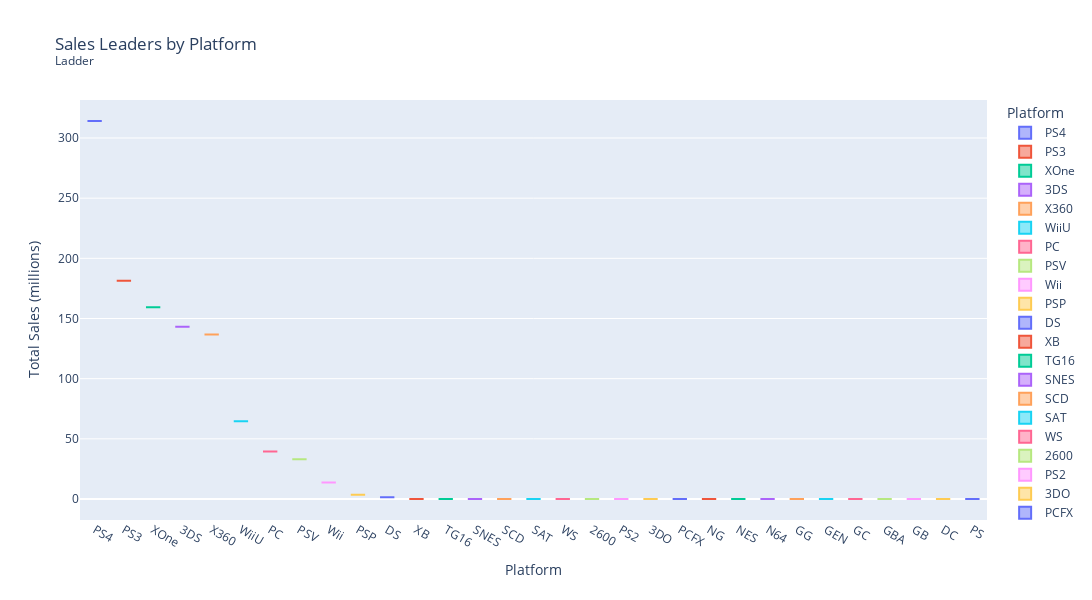
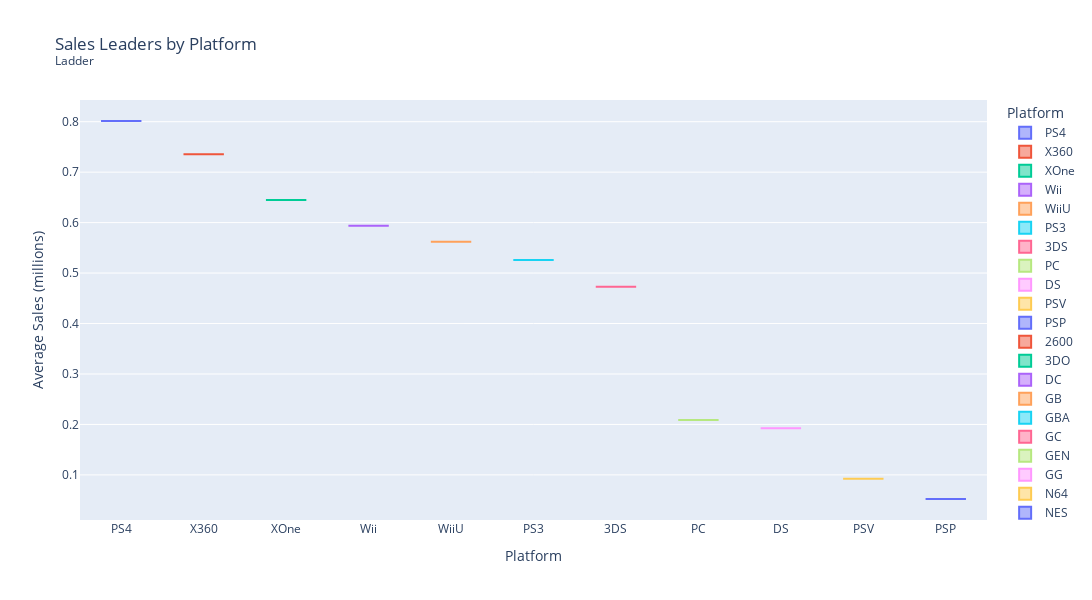

The code cell stored with these charts, in order, in its notebook:
### Code cell
# Leveraging filtered DF to find platforms that lead in sales

px_df = px.data.tips()

# Sales lead by total (sum)
print('Sales Leader by Total:')
filtered_df_grouping = filtered_df.groupby('platform')['total_sales_M'].sum()
new_df = filtered_df_grouping.sort_values(ascending=False).reset_index()
display(new_df)

total_box = px.box(new_df, x='platform', y='total_sales_M', color='platform',
             title='Sales Leaders by Platform<br><sup>Ladder</sup>', labels={'platform':'Platform', 'total_sales_M':'Total Sales (millions)'}, width=1100, height=600)
total_box.show()

# Sales lead by average (mean)
print('Sales Leader by Average:')
avg_filter_df = filtered_df.groupby('platform')['total_sales_M'].mean()
avg_df = avg_filter_df.sort_values(ascending=False).reset_index()
display(avg_df)

avg_box = px.box(avg_df, x='platform', y='total_sales_M', color='platform',
             title='Sales Leaders by Platform<br><sup>Ladder</sup>', labels={'platform':'Platform', 'total_sales_M':'Average Sales (millions)'}, width=1100, height=600)
avg_box.show()

filtered_platform_cols = ['na_sales','eu_sales','jp_sales','other_sales','total_sales_M']
filtered_df_sales = filtered_df.groupby('platform')[filtered_platform_cols].sum()
#display(filtered_df_sales)

# Closer look at the platforms with future sales potential
print('Platforms with future sales potential:')
platforms_with_potential = ['PS4', 'XOne']
potential_query = new_df.query("platform in @platforms_with_potential")
display(potential_query)

### Figure 1 — Plotly figure (JSON) as saved in the notebook; plotly's stock layout.template omitted (floating-point values rounded to 4 significant figures)
{"data": [{"alignmentgroup": "True", "hovertemplate": "Platform=%{x}<br>Total Sales (millions)=%{y}<extra></extra>", "legendgroup": "PS4", "marker": {"color": "#636efa"}, "name": "PS4", "notched": false, "offsetgroup": "PS4", "orientation": "v", "showlegend": true, "type": "box", "x": ["PS4"], "x0": " ", "xaxis": "x", "y": [314.1], "y0": " ", "yaxis": "y"}, {"alignmentgroup": "True", "hovertemplate": "Platform=%{x}<br>Total Sales (millions)=%{y}<extra></extra>", "legendgroup": "PS3", "marker": {"color": "#EF553B"}, "name": "PS3", "notched": false, "offsetgroup": "PS3", "orientation": "v", "showlegend": true, "type": "box", "x": ["PS3"], "x0": " ", "xaxis": "x", "y": [181.4], "y0": " ", "yaxis": "y"}, {"alignmentgroup": "True", "hovertemplate": "Platform=%{x}<br>Total Sales (millions)=%{y}<extra></extra>", "legendgroup": "XOne", "marker": {"color": "#00cc96"}, "name": "XOne", "notched": false, "offsetgroup": "XOne", "orientation": "v", "showlegend": true, "type": "box", "x": ["XOne"], "x0": " ", "xaxis": "x", "y": [159.3], "y0": " ", "yaxis": "y"}, {"alignmentgroup": "True", "hovertemplate": "Platform=%{x}<br>Total Sales (millions)=%{y}<extra></extra>", "legendgroup": "3DS", "marker": {"color": "#ab63fa"}, "name": "3DS", "notched": false, "offsetgroup": "3DS", "orientation": "v", "showlegend": true, "type": "box", "x": ["3DS"], "x0": " ", "xaxis": "x", "y": [143.2], "y0": " ", "yaxis": "y"}, {"alignmentgroup": "True", "hovertemplate": "Platform=%{x}<br>Total Sales (millions)=%{y}<extra></extra>", "legendgroup": "X360", "marker": {"color": "#FFA15A"}, "name": "X360", "notched": false, "offsetgroup": "X360", "orientation": "v", "showlegend": true, "type": "box", "x": ["X360"], "x0": " ", "xaxis": "x", "y": [136.8], "y0": " ", "yaxis": "y"}, {"alignmentgroup": "True", "hovertemplate": "Platform=%{x}<br>Total Sales (millions)=%{y}<extra></extra>", "legendgroup": "WiiU", "marker": {"color": "#19d3f3"}, "name": "WiiU", "notched": false, "offsetgroup": "WiiU", "orientation": "v", "showlegend": true, "type": "box", "x": ["WiiU"], "x0": " ", "xaxis": "x", "y": [64.63], "y0": " ", "yaxis": "y"}, {"alignmentgroup": "True", "hovertemplate": "Platform=%{x}<br>Total Sales (millions)=%{y}<extra></extra>", "legendgroup": "PC", "marker": {"color": "#FF6692"}, "name": "PC", "notched": false, "offsetgroup": "PC", "orientation": "v", "showlegend": true, "type": "box", "x": ["PC"], "x0": " ", "xaxis": "x", "y": [39.43], "y0": " ", "yaxis": "y"}, {"alignmentgroup": "True", "hovertemplate": "Platform=%{x}<br>Total Sales (millions)=%{y}<extra></extra>", "legendgroup": "PSV", "marker": {"color": "#B6E880"}, "name": "PSV", "notched": false, "offsetgroup": "PSV", "orientation": "v", "showlegend": true, "type": "box", "x": ["PSV"], "x0": " ", "xaxis": "x", "y": [32.99], "y0": " ", "yaxis": "y"}, {"alignmentgroup": "True", "hovertemplate": "Platform=%{x}<br>Total Sales (millions)=%{y}<extra></extra>", "legendgroup": "Wii", "marker": {"color": "#FF97FF"}, "name": "Wii", "notched": false, "offsetgroup": "Wii", "orientation": "v", "showlegend": true, "type": "box", "x": ["Wii"], "x0": " ", "xaxis": "x", "y": [13.66], "y0": " ", "yaxis": "y"}, {"alignmentgroup": "True", "hovertemplate": "Platform=%{x}<br>Total Sales (millions)=%{y}<extra></extra>", "legendgroup": "PSP", "marker": {"color": "#FECB52"}, "name": "PSP", "notched": false, "offsetgroup": "PSP", "orientation": "v", "showlegend": true, "type": "box", "x": ["PSP"], "x0": " ", "xaxis": "x", "y": [3.5], "y0": " ", "yaxis": "y"}, {"alignmentgroup": "True", "hovertemplate": "Platform=%{x}<br>Total Sales (millions)=%{y}<extra></extra>", "legendgroup": "DS", "marker": {"color": "#636efa"}, "name": "DS", "notched": false, "offsetgroup": "DS", "orientation": "v", "showlegend": true, "type": "box", "x": ["DS"], "x0": " ", "xaxis": "x", "y": [1.54], "y0": " ", "yaxis": "y"}, {"alignmentgroup": "True", "hovertemplate": "Platform=%{x}<br>Total Sales (millions)=%{y}<extra></extra>", "legendgroup": "XB", "marker": {"color": "#EF553B"}, "name": "XB", "notched": false, "offsetgroup": "XB", "orientation": "v", "showlegend": true, "type": "box", "x": ["XB"], "x0": " ", "xaxis": "x", "y": [0], "y0": " ", "yaxis": "y"}, {"alignmentgroup": "True", "hovertemplate": "Platform=%{x}<br>Total Sales (millions)=%{y}<extra></extra>", "legendgroup": "TG16", "marker": {"color": "#00cc96"}, "name": "TG16", "notched": false, "offsetgroup": "TG16", "orientation": "v", "showlegend": true, "type": "box", "x": ["TG16"], "x0": " ", "xaxis": "x", "y": [0], "y0": " ", "yaxis": "y"}, {"alignmentgroup": "True", "hovertemplate": "Platform=%{x}<br>Total Sales (millions)=%{y}<extra></extra>", "legendgroup": "SNES", "marker": {"color": "#ab63fa"}, "name": "SNES", "notched": false, "offsetgroup": "SNES", "orientation": "v", "showlegend": true, "type": "box", "x": ["SNES"], "x0": " ", "xaxis": "x", "y": [0], "y0": " ", "yaxis": "y"}, {"alignmentgroup": "True", "hovertemplate": "Platform=%{x}<br>Total Sales (millions)=%{y}<extra></extra>", "legendgroup": "SCD", "marker": {"color": "#FFA15A"}, "name": "SCD", "notched": false, "offsetgroup": "SCD", "orientation": "v", "showlegend": true, "type": "box", "x": ["SCD"], "x0": " ", "xaxis": "x", "y": [0], "y0": " ", "yaxis": "y"}, {"alignmentgroup": "True", "hovertemplate": "Platform=%{x}<br>Total Sales (millions)=%{y}<extra></extra>", "legendgroup": "SAT", "marker": {"color": "#19d3f3"}, "name": "SAT", "notched": false, "offsetgroup": "SAT", "orientation": "v", "showlegend": true, "type": "box", "x": ["SAT"], "x0": " ", "xaxis": "x", "y": [0], "y0": " ", "yaxis": "y"}, {"alignmentgroup": "True", "hovertemplate": "Platform=%{x}<br>Total Sales (millions)=%{y}<extra></extra>", "legendgroup": "WS", "marker": {"color": "#FF6692"}, "name": "WS", "notched": false, "offsetgroup": "WS", "orientation": "v", "showlegend": true, "type": "box", "x": ["WS"], "x0": " ", "xaxis": "x", "y": [0], "y0": " ", "yaxis": "y"}, {"alignmentgroup": "True", "hovertemplate": "Platform=%{x}<br>Total Sales (millions)=%{y}<extra></extra>", "legendgroup": "2600", "marker": {"color": "#B6E880"}, "name": "2600", "notched": false, "offsetgroup": "2600", "orientation": "v", "showlegend": true, "type": "box", "x": ["2600"], "x0": " ", "xaxis": "x", "y": [0], "y0": " ", "yaxis": "y"}, {"alignmentgroup": "True", "hovertemplate": "Platform=%{x}<br>Total Sales (millions)=%{y}<extra></extra>", "legendgroup": "PS2", "marker": {"color": "#FF97FF"}, "name": "PS2", "notched": false, "offsetgroup": "PS2", "orientation": "v", "showlegend": true, "type": "box", "x": ["PS2"], "x0": " ", "xaxis": "x", "y": [0], "y0": " ", "yaxis": "y"}, {"alignmentgroup": "True", "hovertemplate": "Platform=%{x}<br>Total Sales (millions)=%{y}<extra></extra>", "legendgroup": "3DO", "marker": {"color": "#FECB52"}, "name": "3DO", "notched": false, "offsetgroup": "3DO", "orientation": "v", "showlegend": true, "type": "box", "x": ["3DO"], "x0": " ", "xaxis": "x", "y": [0], "y0": " ", "yaxis": "y"}, {"alignmentgroup": "True", "hovertemplate": "Platform=%{x}<br>Total Sales (millions)=%{y}<extra></extra>", "legendgroup": "PCFX", "marker": {"color": "#636efa"}, "name": "PCFX", "notched": false, "offsetgroup": "PCFX", "orientation": "v", "showlegend": true, "type": "box", "x": ["PCFX"], "x0": " ", "xaxis": "x", "y": [0], "y0": " ", "yaxis": "y"}, {"alignmentgroup": "True", "hovertemplate": "Platform=%{x}<br>Total Sales (millions)=%{y}<extra></extra>", "legendgroup": "NG", "marker": {"color": "#EF553B"}, "name": "NG", "notched": false, "offsetgroup": "NG", "orientation": "v", "showlegend": true, "type": "box", "x": ["NG"], "x0": " ", "xaxis": "x", "y": [0], "y0": " ", "yaxis": "y"}, {"alignmentgroup": "True", "hovertemplate": "Platform=%{x}<br>Total Sales (millions)=%{y}<extra></extra>", "legendgroup": "NES", "marker": {"color": "#00cc96"}, "name": "NES", "notched": false, "offsetgroup": "NES", "orientation": "v", "showlegend": true, "type": "box", "x": ["NES"], "x0": " ", "xaxis": "x", "y": [0], "y0": " ", "yaxis": "y"}, {"alignmentgroup": "True", "hovertemplate": "Platform=%{x}<br>Total Sales (millions)=%{y}<extra></extra>", "legendgroup": "N64", "marker": {"color": "#ab63fa"}, "name": "N64", "notched": false, "offsetgroup": "N64", "orientation": "v", "showlegend": true, "type": "box", "x": ["N64"], "x0": " ", "xaxis": "x", "y": [0], "y0": " ", "yaxis": "y"}, {"alignmentgroup": "True", "hovertemplate": "Platform=%{x}<br>Total Sales (millions)=%{y}<extra></extra>", "legendgroup": "GG", "marker": {"color": "#FFA15A"}, "name": "GG", "notched": false, "offsetgroup": "GG", "orientation": "v", "showlegend": true, "type": "box", "x": ["GG"], "x0": " ", "xaxis": "x", "y": [0], "y0": " ", "yaxis": "y"}, {"alignmentgroup": "True", "hovertemplate": "Platform=%{x}<br>Total Sales (millions)=%{y}<extra></extra>", "legendgroup": "GEN", "marker": {"color": "#19d3f3"}, "name": "GEN", "notched": false, "offsetgroup": "GEN", "orientation": "v", "showlegend": true, "type": "box", "x": ["GEN"], "x0": " ", "xaxis": "x", "y": [0], "y0": " ", "yaxis": "y"}, {"alignmentgroup": "True", "hovertemplate": "Platform=%{x}<br>Total Sales (millions)=%{y}<extra></extra>", "legendgroup": "GC", "marker": {"color": "#FF6692"}, "name": "GC", "notched": false, "offsetgroup": "GC", "orientation": "v", "showlegend": true, "type": "box", "x": ["GC"], "x0": " ", "xaxis": "x", "y": [0], "y0": " ", "yaxis": "y"}, {"alignmentgroup": "True", "hovertemplate": "Platform=%{x}<br>Total Sales (millions)=%{y}<extra></extra>", "legendgroup": "GBA", "marker": {"color": "#B6E880"}, "name": "GBA", "notched": false, "offsetgroup": "GBA", "orientation": "v", "showlegend": true, "type": "box", "x": ["GBA"], "x0": " ", "xaxis": "x", "y": [0], "y0": " ", "yaxis": "y"}, {"alignmentgroup": "True", "hovertemplate": "Platform=%{x}<br>Total Sales (millions)=%{y}<extra></extra>", "legendgroup": "GB", "marker": {"color": "#FF97FF"}, "name": "GB", "notched": false, "offsetgroup": "GB", "orientation": "v", "showlegend": true, "type": "box", "x": ["GB"], "x0": " ", "xaxis": "x", "y": [0], "y0": " ", "yaxis": "y"}, {"alignmentgroup": "True", "hovertemplate": "Platform=%{x}<br>Total Sales (millions)=%{y}<extra></extra>", "legendgroup": "DC", "marker": {"color": "#FECB52"}, "name": "DC", "notched": false, "offsetgroup": "DC", "orientation": "v", "showlegend": true, "type": "box", "x": ["DC"], "x0": " ", "xaxis": "x", "y": [0], "y0": " ", "yaxis": "y"}, {"alignmentgroup": "True", "hovertemplate": "Platform=%{x}<br>Total Sales (millions)=%{y}<extra></extra>", "legendgroup": "PS", "marker": {"color": "#636efa"}, "name": "PS", "notched": false, "offsetgroup": "PS", "orientation": "v", "showlegend": true, "type": "box", "x": ["PS"], "x0": " ", "xaxis": "x", "y": [0], "y0": " ", "yaxis": "y"}], "layout": {"boxmode": "overlay", "height": 600, "legend": {"title": {"text": "Platform"}, "tracegroupgap": 0}, "title": {"text": "Sales Leaders by Platform<br><sup>Ladder</sup>"}, "width": 1100, "xaxis": {"anchor": "y", "categoryarray": ["PS4", "PS3", "XOne", "3DS", "X360", "WiiU", "PC", "PSV", "Wii", "PSP", "DS", "XB", "TG16", "SNES", "SCD", "SAT", "WS", "2600", "PS2", "3DO", "PCFX", "NG", "NES", "N64", "GG", "GEN", "GC", "GBA", "GB", "DC", "PS"], "categoryorder": "array", "domain": [0, 1], "title": {"text": "Platform"}}, "yaxis": {"anchor": "x", "domain": [0, 1], "title": {"text": "Total Sales (millions)"}}}}

### Figure 2 — Plotly figure (JSON) as saved in the notebook; plotly's stock layout.template omitted (floating-point values rounded to 4 significant figures)
{"data": [{"alignmentgroup": "True", "hovertemplate": "Platform=%{x}<br>Average Sales (millions)=%{y}<extra></extra>", "legendgroup": "PS4", "marker": {"color": "#636efa"}, "name": "PS4", "notched": false, "offsetgroup": "PS4", "orientation": "v", "showlegend": true, "type": "box", "x": ["PS4"], "x0": " ", "xaxis": "x", "y": [0.8014], "y0": " ", "yaxis": "y"}, {"alignmentgroup": "True", "hovertemplate": "Platform=%{x}<br>Average Sales (millions)=%{y}<extra></extra>", "legendgroup": "X360", "marker": {"color": "#EF553B"}, "name": "X360", "notched": false, "offsetgroup": "X360", "orientation": "v", "showlegend": true, "type": "box", "x": ["X360"], "x0": " ", "xaxis": "x", "y": [0.7355], "y0": " ", "yaxis": "y"}, {"alignmentgroup": "True", "hovertemplate": "Platform=%{x}<br>Average Sales (millions)=%{y}<extra></extra>", "legendgroup": "XOne", "marker": {"color": "#00cc96"}, "name": "XOne", "notched": false, "offsetgroup": "XOne", "orientation": "v", "showlegend": true, "type": "box", "x": ["XOne"], "x0": " ", "xaxis": "x", "y": [0.645], "y0": " ", "yaxis": "y"}, {"alignmentgroup": "True", "hovertemplate": "Platform=%{x}<br>Average Sales (millions)=%{y}<extra></extra>", "legendgroup": "Wii", "marker": {"color": "#ab63fa"}, "name": "Wii", "notched": false, "offsetgroup": "Wii", "orientation": "v", "showlegend": true, "type": "box", "x": ["Wii"], "x0": " ", "xaxis": "x", "y": [0.5939], "y0": " ", "yaxis": "y"}, {"alignmentgroup": "True", "hovertemplate": "Platform=%{x}<br>Average Sales (millions)=%{y}<extra></extra>", "legendgroup": "WiiU", "marker": {"color": "#FFA15A"}, "name": "WiiU", "notched": false, "offsetgroup": "WiiU", "orientation": "v", "showlegend": true, "type": "box", "x": ["WiiU"], "x0": " ", "xaxis": "x", "y": [0.562], "y0": " ", "yaxis": "y"}, {"alignmentgroup": "True", "hovertemplate": "Platform=%{x}<br>Average Sales (millions)=%{y}<extra></extra>", "legendgroup": "PS3", "marker": {"color": "#19d3f3"}, "name": "PS3", "notched": false, "offsetgroup": "PS3", "orientation": "v", "showlegend": true, "type": "box", "x": ["PS3"], "x0": " ", "xaxis": "x", "y": [0.5259], "y0": " ", "yaxis": "y"}, {"alignmentgroup": "True", "hovertemplate": "Platform=%{x}<br>Average Sales (millions)=%{y}<extra></extra>", "legendgroup": "3DS", "marker": {"color": "#FF6692"}, "name": "3DS", "notched": false, "offsetgroup": "3DS", "orientation": "v", "showlegend": true, "type": "box", "x": ["3DS"], "x0": " ", "xaxis": "x", "y": [0.4728], "y0": " ", "yaxis": "y"}, {"alignmentgroup": "True", "hovertemplate": "Platform=%{x}<br>Average Sales (millions)=%{y}<extra></extra>", "legendgroup": "PC", "marker": {"color": "#B6E880"}, "name": "PC", "notched": false, "offsetgroup": "PC", "orientation": "v", "showlegend": true, "type": "box", "x": ["PC"], "x0": " ", "xaxis": "x", "y": [0.2086], "y0": " ", "yaxis": "y"}, {"alignmentgroup": "True", "hovertemplate": "Platform=%{x}<br>Average Sales (millions)=%{y}<extra></extra>", "legendgroup": "DS", "marker": {"color": "#FF97FF"}, "name": "DS", "notched": false, "offsetgroup": "DS", "orientation": "v", "showlegend": true, "type": "box", "x": ["DS"], "x0": " ", "xaxis": "x", "y": [0.1925], "y0": " ", "yaxis": "y"}, {"alignmentgroup": "True", "hovertemplate": "Platform=%{x}<br>Average Sales (millions)=%{y}<extra></extra>", "legendgroup": "PSV", "marker": {"color": "#FECB52"}, "name": "PSV", "notched": false, "offsetgroup": "PSV", "orientation": "v", "showlegend": true, "type": "box", "x": ["PSV"], "x0": " ", "xaxis": "x", "y": [0.09215], "y0": " ", "yaxis": "y"}, {"alignmentgroup": "True", "hovertemplate": "Platform=%{x}<br>Average Sales (millions)=%{y}<extra></extra>", "legendgroup": "PSP", "marker": {"color": "#636efa"}, "name": "PSP", "notched": false, "offsetgroup": "PSP", "orientation": "v", "showlegend": true, "type": "box", "x": ["PSP"], "x0": " ", "xaxis": "x", "y": [0.05224], "y0": " ", "yaxis": "y"}, {"alignmentgroup": "True", "hovertemplate": "Platform=%{x}<br>Average Sales (millions)=%{y}<extra></extra>", "legendgroup": "2600", "marker": {"color": "#EF553B"}, "name": "2600", "notched": false, "offsetgroup": "2600", "orientation": "v", "showlegend": true, "type": "box", "x": ["2600"], "x0": " ", "xaxis": "x", "y": [null], "y0": " ", "yaxis": "y"}, {"alignmentgroup": "True", "hovertemplate": "Platform=%{x}<br>Average Sales (millions)=%{y}<extra></extra>", "legendgroup": "3DO", "marker": {"color": "#00cc96"}, "name": "3DO", "notched": false, "offsetgroup": "3DO", "orientation": "v", "showlegend": true, "type": "box", "x": ["3DO"], "x0": " ", "xaxis": "x", "y": [null], "y0": " ", "yaxis": "y"}, {"alignmentgroup": "True", "hovertemplate": "Platform=%{x}<br>Average Sales (millions)=%{y}<extra></extra>", "legendgroup": "DC", "marker": {"color": "#ab63fa"}, "name": "DC", "notched": false, "offsetgroup": "DC", "orientation": "v", "showlegend": true, "type": "box", "x": ["DC"], "x0": " ", "xaxis": "x", "y": [null], "y0": " ", "yaxis": "y"}, {"alignmentgroup": "True", "hovertemplate": "Platform=%{x}<br>Average Sales (millions)=%{y}<extra></extra>", "legendgroup": "GB", "marker": {"color": "#FFA15A"}, "name": "GB", "notched": false, "offsetgroup": "GB", "orientation": "v", "showlegend": true, "type": "box", "x": ["GB"], "x0": " ", "xaxis": "x", "y": [null], "y0": " ", "yaxis": "y"}, {"alignmentgroup": "True", "hovertemplate": "Platform=%{x}<br>Average Sales (millions)=%{y}<extra></extra>", "legendgroup": "GBA", "marker": {"color": "#19d3f3"}, "name": "GBA", "notched": false, "offsetgroup": "GBA", "orientation": "v", "showlegend": true, "type": "box", "x": ["GBA"], "x0": " ", "xaxis": "x", "y": [null], "y0": " ", "yaxis": "y"}, {"alignmentgroup": "True", "hovertemplate": "Platform=%{x}<br>Average Sales (millions)=%{y}<extra></extra>", "legendgroup": "GC", "marker": {"color": "#FF6692"}, "name": "GC", "notched": false, "offsetgroup": "GC", "orientation": "v", "showlegend": true, "type": "box", "x": ["GC"], "x0": " ", "xaxis": "x", "y": [null], "y0": " ", "yaxis": "y"}, {"alignmentgroup": "True", "hovertemplate": "Platform=%{x}<br>Average Sales (millions)=%{y}<extra></extra>", "legendgroup": "GEN", "marker": {"color": "#B6E880"}, "name": "GEN", "notched": false, "offsetgroup": "GEN", "orientation": "v", "showlegend": true, "type": "box", "x": ["GEN"], "x0": " ", "xaxis": "x", "y": [null], "y0": " ", "yaxis": "y"}, {"alignmentgroup": "True", "hovertemplate": "Platform=%{x}<br>Average Sales (millions)=%{y}<extra></extra>", "legendgroup": "GG", "marker": {"color": "#FF97FF"}, "name": "GG", "notched": false, "offsetgroup": "GG", "orientation": "v", "showlegend": true, "type": "box", "x": ["GG"], "x0": " ", "xaxis": "x", "y": [null], "y0": " ", "yaxis": "y"}, {"alignmentgroup": "True", "hovertemplate": "Platform=%{x}<br>Average Sales (millions)=%{y}<extra></extra>", "legendgroup": "N64", "marker": {"color": "#FECB52"}, "name": "N64", "notched": false, "offsetgroup": "N64", "orientation": "v", "showlegend": true, "type": "box", "x": ["N64"], "x0": " ", "xaxis": "x", "y": [null], "y0": " ", "yaxis": "y"}, {"alignmentgroup": "True", "hovertemplate": "Platform=%{x}<br>Average Sales (millions)=%{y}<extra></extra>", "legendgroup": "NES", "marker": {"color": "#636efa"}, "name": "NES", "notched": false, "offsetgroup": "NES", "orientation": "v", "showlegend": true, "type": "box", "x": ["NES"], "x0": " ", "xaxis": "x", "y": [null], "y0": " ", "yaxis": "y"}, {"alignmentgroup": "True", "hovertemplate": "Platform=%{x}<br>Average Sales (millions)=%{y}<extra></extra>", "legendgroup": "NG", "marker": {"color": "#EF553B"}, "name": "NG", "notched": false, "offsetgroup": "NG", "orientation": "v", "showlegend": true, "type": "box", "x": ["NG"], "x0": " ", "xaxis": "x", "y": [null], "y0": " ", "yaxis": "y"}, {"alignmentgroup": "True", "hovertemplate": "Platform=%{x}<br>Average Sales (millions)=%{y}<extra></extra>", "legendgroup": "PCFX", "marker": {"color": "#00cc96"}, "name": "PCFX", "notched": false, "offsetgroup": "PCFX", "orientation": "v", "showlegend": true, "type": "box", "x": ["PCFX"], "x0": " ", "xaxis": "x", "y": [null], "y0": " ", "yaxis": "y"}, {"alignmentgroup": "True", "hovertemplate": "Platform=%{x}<br>Average Sales (millions)=%{y}<extra></extra>", "legendgroup": "PS", "marker": {"color": "#ab63fa"}, "name": "PS", "notched": false, "offsetgroup": "PS", "orientation": "v", "showlegend": true, "type": "box", "x": ["PS"], "x0": " ", "xaxis": "x", "y": [null], "y0": " ", "yaxis": "y"}, {"alignmentgroup": "True", "hovertemplate": "Platform=%{x}<br>Average Sales (millions)=%{y}<extra></extra>", "legendgroup": "PS2", "marker": {"color": "#FFA15A"}, "name": "PS2", "notched": false, "offsetgroup": "PS2", "orientation": "v", "showlegend": true, "type": "box", "x": ["PS2"], "x0": " ", "xaxis": "x", "y": [null], "y0": " ", "yaxis": "y"}, {"alignmentgroup": "True", "hovertemplate": "Platform=%{x}<br>Average Sales (millions)=%{y}<extra></extra>", "legendgroup": "SAT", "marker": {"color": "#19d3f3"}, "name": "SAT", "notched": false, "offsetgroup": "SAT", "orientation": "v", "showlegend": true, "type": "box", "x": ["SAT"], "x0": " ", "xaxis": "x", "y": [null], "y0": " ", "yaxis": "y"}, {"alignmentgroup": "True", "hovertemplate": "Platform=%{x}<br>Average Sales (millions)=%{y}<extra></extra>", "legendgroup": "SCD", "marker": {"color": "#FF6692"}, "name": "SCD", "notched": false, "offsetgroup": "SCD", "orientation": "v", "showlegend": true, "type": "box", "x": ["SCD"], "x0": " ", "xaxis": "x", "y": [null], "y0": " ", "yaxis": "y"}, {"alignmentgroup": "True", "hovertemplate": "Platform=%{x}<br>Average Sales (millions)=%{y}<extra></extra>", "legendgroup": "SNES", "marker": {"color": "#B6E880"}, "name": "SNES", "notched": false, "offsetgroup": "SNES", "orientation": "v", "showlegend": true, "type": "box", "x": ["SNES"], "x0": " ", "xaxis": "x", "y": [null], "y0": " ", "yaxis": "y"}, {"alignmentgroup": "True", "hovertemplate": "Platform=%{x}<br>Average Sales (millions)=%{y}<extra></extra>", "legendgroup": "TG16", "marker": {"color": "#FF97FF"}, "name": "TG16", "notched": false, "offsetgroup": "TG16", "orientation": "v", "showlegend": true, "type": "box", "x": ["TG16"], "x0": " ", "xaxis": "x", "y": [null], "y0": " ", "yaxis": "y"}, {"alignmentgroup": "True", "hovertemplate": "Platform=%{x}<br>Average Sales (millions)=%{y}<extra></extra>", "legendgroup": "WS", "marker": {"color": "#FECB52"}, "name": "WS", "notched": false, "offsetgroup": "WS", "orientation": "v", "showlegend": true, "type": "box", "x": ["WS"], "x0": " ", "xaxis": "x", "y": [null], "y0": " ", "yaxis": "y"}, {"alignmentgroup": "True", "hovertemplate": "Platform=%{x}<br>Average Sales (millions)=%{y}<extra></extra>", "legendgroup": "XB", "marker": {"color": "#636efa"}, "name": "XB", "notched": false, "offsetgroup": "XB", "orientation": "v", "showlegend": true, "type": "box", "x": ["XB"], "x0": " ", "xaxis": "x", "y": [null], "y0": " ", "yaxis": "y"}], "layout": {"boxmode": "overlay", "height": 600, "legend": {"title": {"text": "Platform"}, "tracegroupgap": 0}, "title": {"text": "Sales Leaders by Platform<br><sup>Ladder</sup>"}, "width": 1100, "xaxis": {"anchor": "y", "categoryarray": ["PS4", "X360", "XOne", "Wii", "WiiU", "PS3", "3DS", "PC", "DS", "PSV", "PSP", "2600", "3DO", "DC", "GB", "GBA", "GC", "GEN", "GG", "N64", "NES", "NG", "PCFX", "PS", "PS2", "SAT", "SCD", "SNES", "TG16", "WS", "XB"], "categoryorder": "array", "domain": [0, 1], "title": {"text": "Platform"}}, "yaxis": {"anchor": "x", "domain": [0, 1], "title": {"text": "Average Sales (millions)"}}}}
